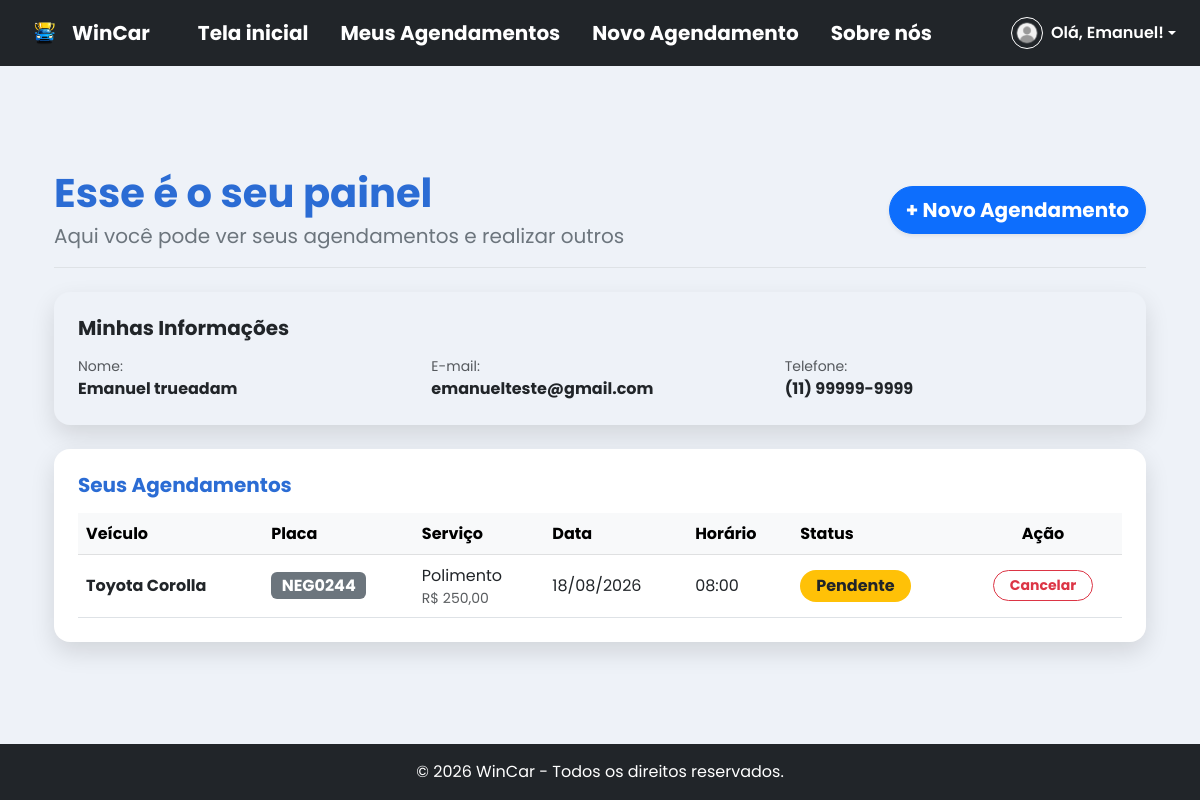
The page /painelcliente.php (signed in) on the database its author committed.
### tables this page shows
CREATE TABLE `cliente` (
  `id_cliente` int(11) NOT NULL,
  `nome` varchar(100) NOT NULL,
  `email` varchar(100) NOT NULL,
  `telefone` varchar(20) NOT NULL,
  `senha` varchar(255) NOT NULL,
  `tipo_usuario` enum('admin','cliente') DEFAULT 'cliente'
);

CREATE TABLE `agendamento` (
  `id_agendamento` int(11) NOT NULL,
  `id_cliente` int(11) NOT NULL,
  `id_servico` int(11) NOT NULL,
  `placa` varchar(8) NOT NULL,
  `modelo` varchar(50) NOT NULL,
  `data` date NOT NULL,
  `hora` time NOT NULL,
  `status` enum('Pendente','Confirmado','Concluido','Cancelado') DEFAULT 'Pendente',
  `created_at` timestamp NOT NULL DEFAULT current_timestamp()
);

CREATE TABLE `servico` (
  `id_servico` int(11) NOT NULL,
  `nome` varchar(100) NOT NULL,
  `descricao` text DEFAULT NULL,
  `preco` varchar(30) NOT NULL,
  `duracao` int(11) NOT NULL,
  `imagem` varchar(255) DEFAULT NULL
);

### painelcliente.php (the view, shortened to what this page needs)
<?php
require_once 'config/conexao.php';
$id_cliente = $_SESSION['usuario_id'] ?? $_SESSION['usuario_id'];
try {
    $sqlCliente = "SELECT nome, email, telefone FROM cliente WHERE id_cliente = :id_cliente";
    $stmtCliente = $conexao->prepare($sqlCliente);
    $stmtCliente->bindParam(':id_cliente', $id_cliente);
    $stmtCliente->execute();
    $cliente = $stmtCliente->fetch(PDO::FETCH_ASSOC);
} catch (PDOException $e) {
    $cliente = null;
}
try {
    $sqlAgendamentos = "SELECT a.*, s.nome AS nome_servico, s.preco
                        FROM agendamento a
                        INNER JOIN servico s ON a.id_servico = s.id_servico
                        WHERE a.id_cliente = :id_cliente
                        ORDER BY a.data DESC, a.hora DESC";
    $stmtAgendamentos = $conexao->prepare($sqlAgendamentos);
    $stmtAgendamentos->bindParam(':id_cliente', $id_cliente);
    $stmtAgendamentos->execute();
    $meus_agendamentos = $stmtAgendamentos->fetchAll(PDO::FETCH_ASSOC);
} catch (PDOException $e) {
    $meus_agendamentos = [];
}
include 'includes/header.php';
?>
<div class="container my-5">
    <div class="d-flex justify-content-between align-items-center mb-4 pb-3 border-bottom">
        <div>
            <h1 class="fw-bold text-primary mb-1">Esse é o seu painel</h1>
            <p class="text-secondary fs-5 mb-0">Aqui você pode ver seus agendamentos e realizar outros</p>
        </div>
        <a href="agendar.php" class="btn btn-primary btn-lg rounded-pill shadow-sm fw-bold">
            + Novo Agendamento
        </a>
    </div>
    <?php if ($cliente): ?>
        <div class="card shadow-sm border-0 rounded-4 mb-4 bg-light">
            <div class="card-body p-4">
                <h5 class="fw-bold text-dark mb-3">Minhas Informações</h5>
                <div class="row g-3">
                    <div class="col-md-4">
                        <span class="text-muted d-block small">Nome:</span>
                        <strong class="fs-6 text-dark"><?php echo htmlspecialchars($cliente['nome'] ?? 'Não informado'); ?></strong>
                    </div>
                    <div class="col-md-4">
                        <span class="text-muted d-block small">E-mail:</span>
                        <strong class="fs-6 text-dark"><?php echo htmlspecialchars($cliente['email'] ?? 'Não informado'); ?></strong>
                    </div>
                    <div class="col-md-4">
                        <span class="text-muted d-block small">Telefone:</span>
                        <strong class="fs-6 text-dark"><?php echo htmlspecialchars($cliente['telefone'] ?? 'Não informado'); ?></strong>
                    </div>
                </div>
            </div>
        </div>
    <?php endif; ?>
    <div class="card shadow-lg border-0 rounded-4">
        <div class="card-body p-4">
            <h5 class="fw-bold text-primary mb-3">Seus Agendamentos</h5>
            <?php if (empty($meus_agendamentos)): ?>
                <div class="text-center py-5">
                    <h5 class="text-muted mb-3">Você ainda não possui nenhum agendamento.</h5>
                    <a href="agendar.php" class="btn btn-outline-primary rounded-pill fw-bold">Agendar meu primeiro serviço</a>
                </div>
            <?php else: ?>
                <div class="table-responsive">
                    <table class="table table-hover align-middle mb-0">
                        <thead class="table-light">
                            <tr>
                                <th>Veículo</th>
                                <th>Placa</th>
                                <th>Serviço</th>
                                <th>Data</th>
                                <th>Horário</th>
                                <th>Status</th>
                                <th class="text-center">Ação</th>
                            </tr>
                        </thead>
                        <tbody>
                            <?php foreach ($meus_agendamentos as $agendamento): ?>
                                <tr>
                                    <td class="fw-bold text-dark">
                                        <?php echo htmlspecialchars($agendamento['modelo']); ?>
                                    </td>
                                    <td>
                                        <span class="badge bg-secondary text-uppercase fs-6">
                                            <?php echo htmlspecialchars($agendamento['placa']); ?>
                                        </span>
                                    </td>
                                    <td>
                                        <?php echo htmlspecialchars($agendamento['nome_servico']); ?>
                                        <br>
                                        <small class="text-muted">
                                            R$ <?php echo number_format($agendamento['preco'], 2, ',', '.'); ?>
                                        </small>
                                    </td>
                                    <td>
                                        <?php echo date('d/m/Y', strtotime($agendamento['data'])); ?>
                                    </td>
                                    <td>
                                        <?php echo date('H:i', strtotime($agendamento['hora'])); ?>
                                    </td>
                                    <td>
                                        <?php
                                            $status = $agendamento['status'];
                                            $badgeClass = 'bg-warning text-dark';
                                        ?>
                                        <span class="badge <?php echo $badgeClass; ?> px-3 py-2 rounded-pill fs-6">
                                            <?php echo htmlspecialchars($status); ?>
                                        </span>
                                    </td>
                                    <td class="text-center">
                                        <?php if ($agendamento['status'] != 'Cancelado' && $agendamento['status'] != 'Concluido' && $agendamento['status'] != 'Concluído'): ?>
                                            <a href="cancelar.php?id=<?php echo $agendamento['id_agendamento']; ?>"
                                               class="btn btn-sm btn-outline-danger rounded-pill px-3 fw-bold"
                                               onclick="return confirm('Tem certeza que deseja cancelar este agendamento?');">
                                                Cancelar
                                            </a>
                                        <?php else: ?>
                                            <span class="text-muted small">-</span>
                                        <?php endif; ?>
                                    </td>
                                </tr>
                            <?php endforeach; ?>
                        </tbody>
                    </table>
                </div>
            <?php endif; ?>
        </div>
    </div>
</div>
<?php include 'includes/footer.php'; ?>

### assets/css/estilo.css (style rules this page uses)
:root { --bs-primary: #2b6cd4; --bs-primary-rgb: 43, 108, 212; }
:root { --bs-light: #eef2f8; --bs-light-rgb: 238, 242, 248; }
.card { border: none; box-shadow: 0 10px 25px rgba(0, 0, 0, 0.12) !important; }
body { font-family: 'Poppins', sans-serif; }

### rows shown on the page
cliente: nome "Emanuel trueadam", email "emanuelteste@gmail.com", telefone "(11) 99999-9999"
agendamento: modelo "Toyota Corolla", placa "NEG0244", id_servico.nome "Polimento", id_servico.preco "250,00", data "18/08/2026", hora "08:00", status "Pendente"

### other values the page prints
$primeiroNome "Emanuel"
